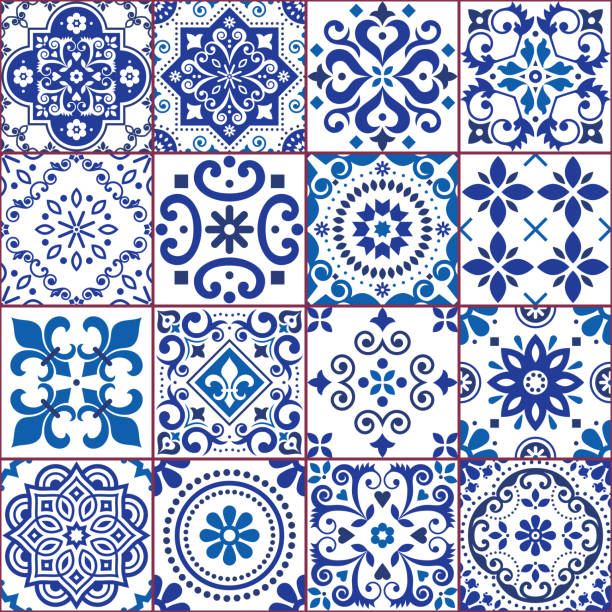
#> input picture Aula6/imagem.jpg, 612 x 612 px
$ python main.py
#> lines starting #> are read from the running program, lines starting #| are printed output that depends on the picture
import cv2
import numpy as np

# Carregar a imagem
imagem = cv2.imread('imagem.jpg')
#> imagem is the input picture: shape (612, 612, 3); mean B, G, R 207.2, 177, 167.3
imagem2 = cv2.imread('imagem2.jpg')
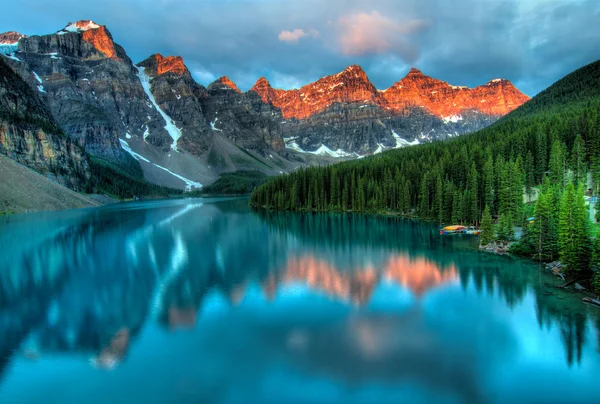
#> input picture Aula6/imagem2.jpg, 600 x 404 px
#> imagem2 is the input picture: shape (404, 600, 3); mean B, G, R 122.6, 111.3, 52.4

# Definir a matriz de translação
tx, ty = 100, 50
matriz_translacao = np.float32([[0, 1, tx], [1, 0, ty]])

# Aplicar a translação
imagem_transladada = cv2.warpAffine(imagem, matriz_translacao, (imagem.shape[1], imagem.shape[0]))
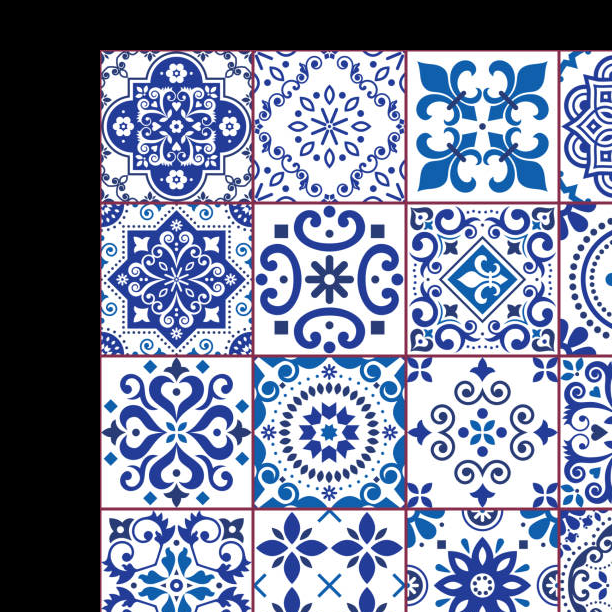
#> imagem_transladada: shape (612, 612, 3); mean B, G, R 159.5, 136.4, 128.7
imagem_transladada2 = cv2.warpAffine(imagem2, matriz_translacao, (imagem2.shape[1], imagem2.shape[0]))
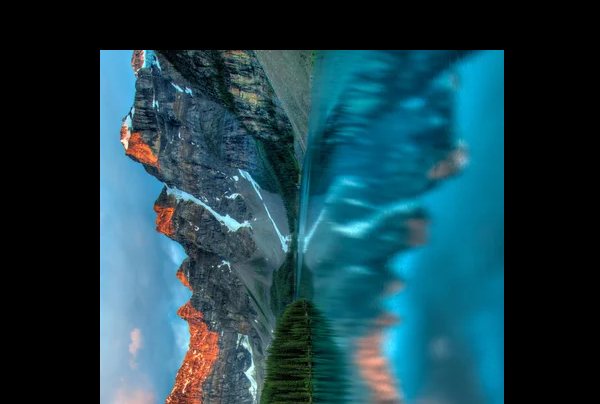
#> imagem_transladada2: shape (404, 600, 3); mean B, G, R 75.8, 64.9, 27.6

# Exibir resultado
cv2.imshow('Imagem Transladada 1', imagem_transladada)
cv2.waitKey(0)

cv2.imshow('Imagem Transladada 2', imagem_transladada2)
cv2.waitKey(0)

cv2.destroyAllWindows()
